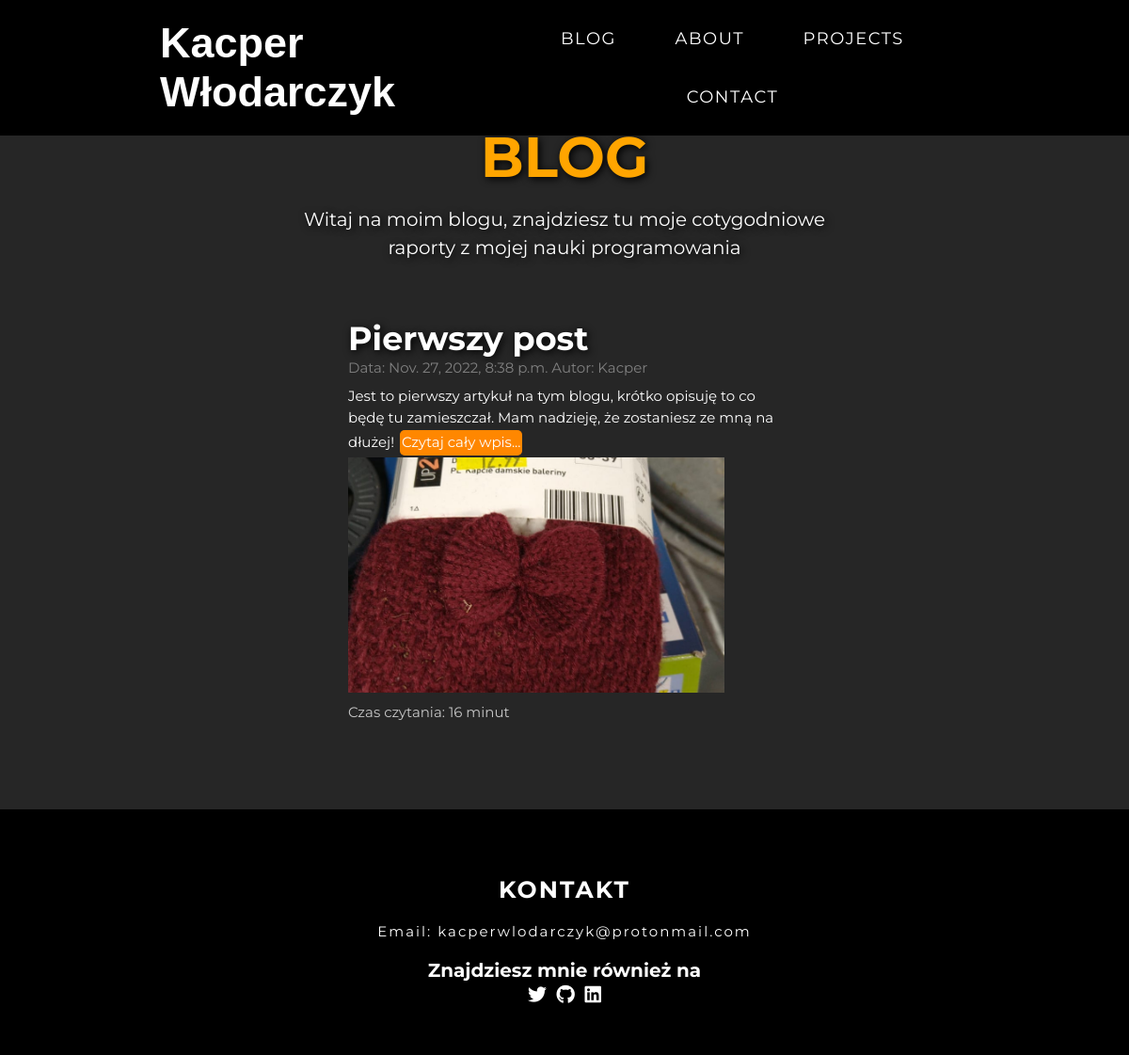
/blog/, run on an earlier commit of the app's database.
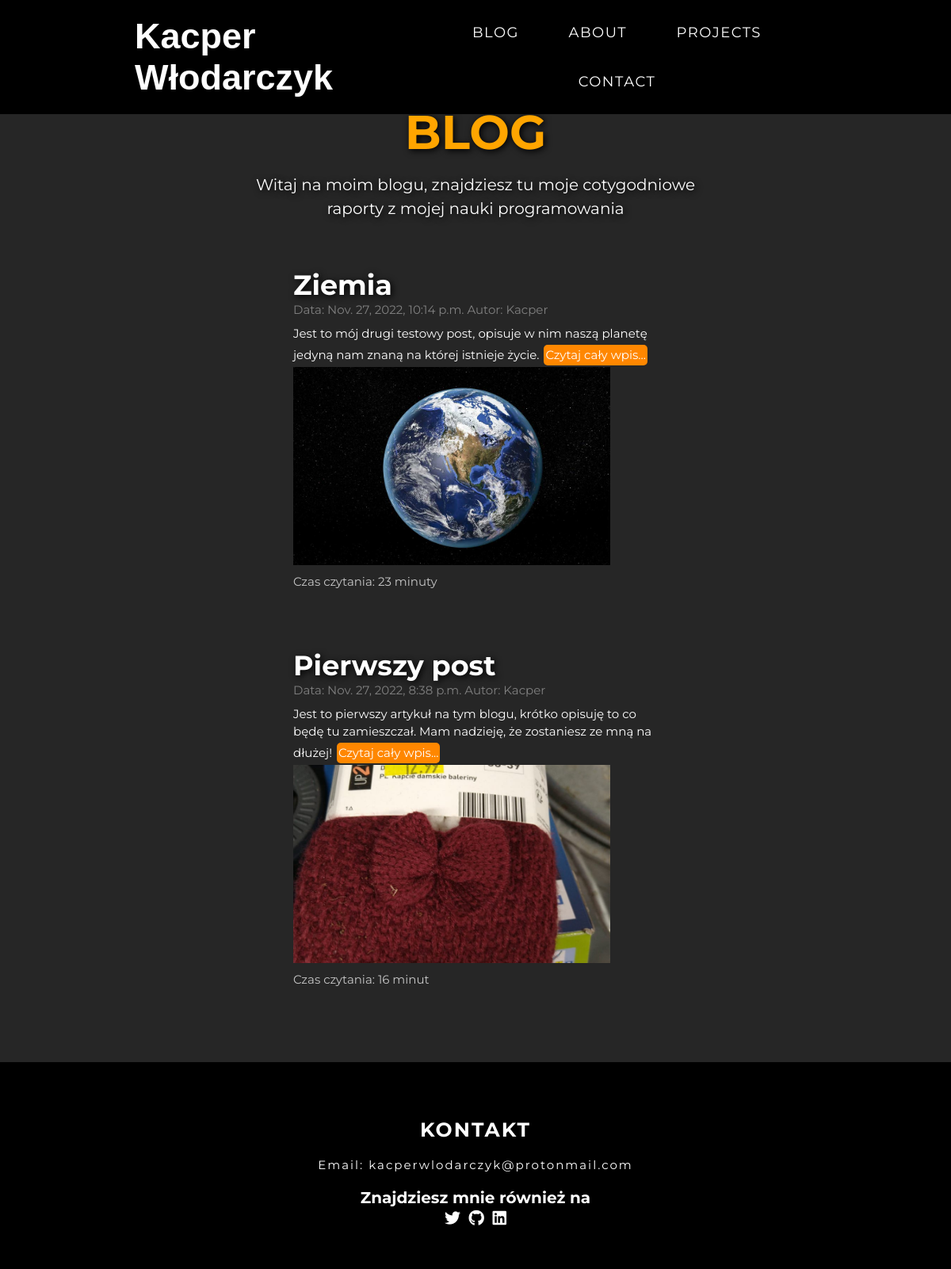
And on a later commit of the database.
### blog/models.py (models this page shows, shortened)
class Post(models.Model):
    title = models.CharField(max_length=100)
    author = models.ForeignKey(User, on_delete=models.CASCADE)
    body = HTMLField()
    body_short = models.CharField(max_length=150)
    create_date = models.DateTimeField(auto_now_add=True)
    image = models.ImageField(null=True, blank=True, upload_to="images/")
    time_reading = models.TextField()

### blog/views.py (the view)
# urls.py: path('', HomeView.as_view(), name='index'),
class HomeView(ListView):
  model = Post
  template_name = 'index.html'
  ordering = ['-id']

### blog/templates/index.html (shortened to what this page needs)
{% load static %}
<html lang="pl-PL">
<head>
  <link rel="stylesheet" href="https://cdnjs.cloudflare.com/ajax/libs/font-awesome/5.12.1/css/all.min.css" />
  <link rel="stylesheet" href="{% static '/css/blogstyle.css' %}">
</head>
<body>
  <section id="nav-bar" class="container-nav">
    <header class="nav-bar">
      <div class="brand"><a href="http://127.0.0.1:8000/"><h1>Kacper Włodarczyk</h1></a></div>
      <div class="nav-list">
        <ul>
          <li><a href="#">Blog</a></li>
          <li><a href="http://127.0.0.1:8000/#about">About</a></li>
          <li><a href="http://127.0.0.1:8000/#services">Projects</a></li>
          <li><a href="#footer">Contact</a></li>
        </ul>
    </header>
  </section>
<main>
    <div class="container">
        <div class="row">
            <div class="heading-section">
                <h1>BLOG</h1>
                <p>Witaj na moim blogu, znajdziesz tu moje cotygodniowe
                raporty z mojej nauki programowania</p>
            </div>
            <div class="content-section">
                <div class="card">
                    {% for post in object_list %}
                    <h2>{{post.title}}</h2>
                    <small>Data: {{post.create_date}} Autor: {{post.author}}</small>
                    <p>{{post.body_short}} <a href="{% url 'article-detail' post.pk %}"> Czytaj cały wpis...</a></p>
                    <img src="{{post.image.url}}">
                    <p id="reading-time">Czas czytania: {{post.time_reading}}</p></br></br></br></br>
                    {% endfor %}
                </div>
            </div>
        </div>
    </div>
  <footer id="footer" class="footer container">
    <div class="footer-contact">
      <h1 class="footer-contact-heading">Kontakt</h1>
      <p class="footer-contact-info">Email: kacperwlodarczyk@protonmail.com</p>
    </div>
    <div class="footer-social-follow">
      <h1 class="footer-social-follow-heading">Znajdziesz mnie również na</h1>
      <div class="footer-social-icon">
        <a href="https://twitter.com/Kacper95682155"><i class="fab fa-twitter"></i></a>
        <a href="https://github.com/DEENUU1"><i class="fab fa-github"></i></a>
        <a href="https://www.linkedin.com/in/kacper-w%C5%82odarczyk-449b62254/"><i class="fab fa-linkedin"></i></a>
      </div>
    </div>
  </footer>
</main>
</body>
</html>

### staticfiles/css/blogstyle.css (style rules this page uses)
* { margin: 0px; padding: 0px; box-sizing: border-box; }
main { background-color: #262626; }
html { scroll-behavior: smooth; font-family: 'Montserrat'; font-size: 10px; }
.container-nav { width: 100%; height: auto; display: flex; align-items: center; justify-content: center; }
#nav-bar { height: auto; width: 100%; position: fixed; z-index: 100; background-color: black; }
.nav-bar { background-color: black; left: 0; top: 0; padding: 1rem 5rem; width: 100%; display: flex; align-items: center; justify-content: space-between; }
.nav-bar .brand a { font-family: 'Flash Back - Demo', sans-serif; font-size: 3rem; color: white; text-decoration:none; }
.nav-bar .nav-list { display: flex; align-items: center; justify-content: center; }
.nav-bar .nav-list ul { position: absolute; width: 100%; top: 0; left: 0; background-color: rgb(46, 45, 45); padding: 5rem 0; transform: translateY(-100%); transition: .3s ease transform; text-align: center; z-index: -1; }
.nav-bar .nav-list ul li { list-style: none; display: block; position: relative; }
.nav-bar .nav-list ul li:after { content: ''; position: absolute; width: 5rem; height: .2rem; background-color: white; left: 50%; transform: translateX(-50%) scale(0); bottom: 0; transition: .3s ease transform; }
.nav-bar .nav-list ul li a { font-size: 1.8rem; text-decoration: none; text-transform: uppercase; color: white; display: block; letter-spacing: .15rem; padding: 2rem 3rem; }
.container { width: 100%; min-height: 100vh; padding-top: 100px; }
.container .row { width: 85%; margin: auto; }
.container .row .heading-section { width: 60%; text-align: center; margin: auto; }
.container .row .heading-section h1 { padding-top: 30px; font-size: 60px; color: orange; text-shadow: 2px 2px 8px black; }
.container .row .heading-section p { padding-top: 15px; color: white; font-size: 20px; line-height: 1.5; text-shadow: 2px 2px 8px black; }
.content-section { display: flex; justify-content: center; align-items: center; margin: auto; width: 500px; }
.content-section .card { flex: 1; margin: 40px 20px; }
.content-section .card h2 { font-size: 35px; margin-top: 20px; color: white; text-shadow: 2px 2px 8px black; }
.content-section .card small { color: grey; font-size: 15px; }
.content-section .card p { font-size: 15px; margin-top: 10px; color: white; line-height: 1.5; justify-content: center; }
.content-section .card a:link, a:visited { background-color: #FF8700; color: white; border-radius: 5px; margin: 2px; padding: 2px 2px; text-align: center; text-decoration: none; display: inline-block; font-size: 15px }
.content-section .card img { transition: transform .2s; width: 400px; height: 250px; object-fit: cover; }
#reading-time { color: #C6C6C6; }
.footer { font-size: 10px; min-height: 20vh; width: 100%; background-color: black; color: white; flex-direction: column; text-align: center; padding: 5rem; }
.footer .footer-contact { padding: 20px; }
.footer .footer-contact .footer-contact-heading { font-size: 2.5rem; text-transform: uppercase; letter-spacing: 2px; margin-bottom: 10px; font-size: 25px; }
.footer .footer-contact .footer-contact-info { font-size: 1.4rem; padding-top: 10px; letter-spacing: .2rem; font-size: 15px; }
.footer .footer-social-follow .footer-social-icon a { color: white; font-size: 2rem; margin: .4rem; display: inline-block; }
@media only screen and (min-width: 768px) { .nav-bar { width: 80%; } }
@media only screen and (min-width: 768px) { .nav-bar .nav-list ul { transform: translateX(0); position: initial; padding: 0; z-index: initial; background-color: transparent; } }
@media only screen and (min-width: 768px) { .nav-bar .nav-list ul li { display: inline-block; } }

What changed in the data, as far as the page shows it:
added Post: title "Ziemia", create_date "Nov. 27, 2022, 10:14 p.m.", author "Kacper", body_short "Jest to mój drugi testowy post, opisuje w nim naszą planetę jedyną nam znaną na której istnieje życie.", image (picture), time_reading "23 minuty"
